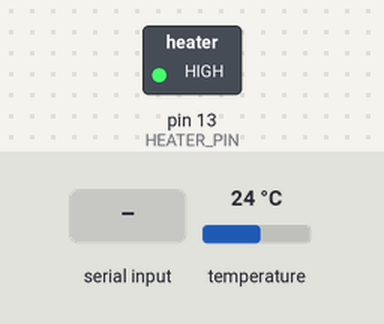
Bench run of a sketch on a simulated Arduino Uno, built with avr-gcc and run on an emulated ATmega328P. Parts: switched loads named in the sketch (green lamp = pin HIGH). The inputs (shaded band) are chosen by the test bench; at power-on: temperature 24 °C. EEPROM starts erased; what the sketch prints to the serial monitor is not drawn.

Above: at 1.2 s.
1.3 s: "AUTOTUNE\n" received over Serial
4.2 s: "PI\n" received over Serial
8.2 s: "STOP\n" received over Serial
At 9.9 s:
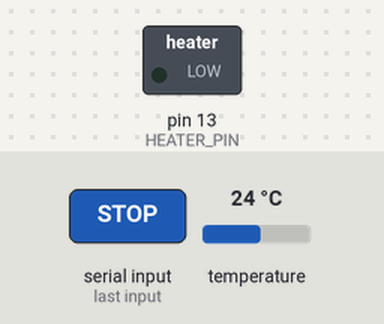
11.1 s: "S90\n" received over Serial
At 13.1 s:
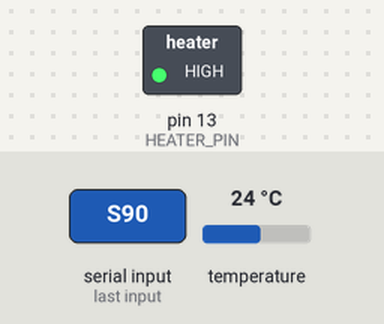
13.7 s: "S,45\n" received over Serial
Timing chart, 0 to 16.7 s (numbered marks = the images above; inputs shaded):
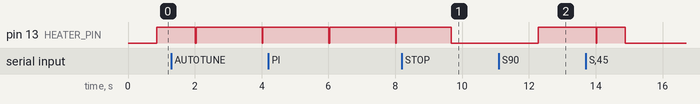

Measured:
- after the input at 11.1 s, pin 13 (HEATER_PIN): LOW → HIGH after 1.2 s
- by itself, pin 13 (HEATER_PIN): alternates HIGH for 2.0 s and LOW for 0.02 s

The sketch:

pid_autotune.ino
```cpp
#include <OneWire.h>
#include <DallasTemperature.h>
#include <TimerOne.h>
#include <EEPROM.h>

// Pin definitions
#define ONE_WIRE_BUS 9
#define HEATER_PIN 13

// Control parameters
float tempSetpoint = 75.0;   // Now a variable instead of a constant
#define KP 10.0
#define KI 2.0
#define SAMPLE_TIME 0.1

// EEPROM addresses
#define ADDR_AUTOTUNE_DONE 0
#define ADDR_DELAY_TIME 1
#define ADDR_RISE_TIME 5
#define ADDR_PEAK_TIME 9
#define ADDR_SETTLE_TIME 13
#define ADDR_SETPOINT 17     // EEPROM address for setpoint (4 bytes for float)

OneWire oneWire(ONE_WIRE_BUS);
DallasTemperature sensors(&oneWire);

// Volatile variables for interrupt
volatile byte heaterDutyCycle = 0;
volatile byte counter = 0;

// Control variables
float integralError = 0.0;
bool autotuneRunning = false;
bool autotuneDone = false;
bool systemRunning = true;   // Tracks system state

// Autotune timing variables
unsigned long delayTime = 0;    // Time to reach 50% of setpoint
unsigned long riseTime = 0;     // Time to reach setpoint
unsigned long peakTime = 0;     // Time to reach peak overshoot
unsigned long settleTime = 0;   // Time for 3 cycles completion
unsigned long autotuneStartTime = 0;
float peakTemp = 0.0;
int cycleCount = 0;
bool prevBelowSetpoint = true;

// Ziegler-Nichols variables
float overshoot = 0.0;
float Ku = 0.0;
float Tu = 0.0;
float calculatedKp = 0.0;
float calculatedKi = 0.0;
float calculatedKd = 0.0;

// Serial command buffer
String serialCommand = "";

void setup() {
  Serial.begin(9600);
  sensors.begin();

  pinMode(HEATER_PIN, OUTPUT);
  digitalWrite(HEATER_PIN, LOW);

  Timer1.initialize(20000);
  Timer1.attachInterrupt(timerISR);

  // Load saved autotune state
  autotuneDone = EEPROM.read(ADDR_AUTOTUNE_DONE);
  if (autotuneDone) {
    delayTime = EEPROM.read(ADDR_DELAY_TIME) | (EEPROM.read(ADDR_DELAY_TIME + 1) << 8) |
                (EEPROM.read(ADDR_DELAY_TIME + 2) << 16) | (EEPROM.read(ADDR_DELAY_TIME + 3) << 24);
    riseTime = EEPROM.read(ADDR_RISE_TIME) | (EEPROM.read(ADDR_RISE_TIME + 1) << 8) |
               (EEPROM.read(ADDR_RISE_TIME + 2) << 16) | (EEPROM.read(ADDR_RISE_TIME + 3) << 24);
    peakTime = EEPROM.read(ADDR_PEAK_TIME) | (EEPROM.read(ADDR_PEAK_TIME + 1) << 8) |
               (EEPROM.read(ADDR_PEAK_TIME + 2) << 16) | (EEPROM.read(ADDR_PEAK_TIME + 3) << 24);
    settleTime = EEPROM.read(ADDR_SETTLE_TIME) | (EEPROM.read(ADDR_SETTLE_TIME + 1) << 8) |
                (EEPROM.read(ADDR_SETTLE_TIME + 2) << 16) | (EEPROM.read(ADDR_SETTLE_TIME + 3) << 24);
  }

  // Load last setpoint from EEPROM
  EEPROM.get(ADDR_SETPOINT, tempSetpoint);
  if (isnan(tempSetpoint) || tempSetpoint < 0 || tempSetpoint > 100) {
    tempSetpoint = 75.0;  // Default if invalid or uninitialized
  }

  Serial.println("System Ready. Type 'AUTOTUNE' to start autotuning, 'PI' for PI control, 'Sxx.x' to set setpoint, 'STOP' or 'H0' to stop.");
}

void timerISR() {
  counter++;
  if (counter < heaterDutyCycle) {
    digitalWrite(HEATER_PIN, HIGH);
  } else {
    digitalWrite(HEATER_PIN, LOW);
  }
  if (counter >= 100) {
    counter = 0;
  }
}

void saveAutotuneValues() {
  EEPROM.write(ADDR_AUTOTUNE_DONE, 1);
  EEPROM.write(ADDR_DELAY_TIME, delayTime & 0xFF);
  EEPROM.write(ADDR_DELAY_TIME + 1, (delayTime >> 8) & 0xFF);
  EEPROM.write(ADDR_DELAY_TIME + 2, (delayTime >> 16) & 0xFF);
  EEPROM.write(ADDR_DELAY_TIME + 3, (delayTime >> 24) & 0xFF);

  EEPROM.write(ADDR_RISE_TIME, riseTime & 0xFF);
  EEPROM.write(ADDR_RISE_TIME + 1, (riseTime >> 8) & 0xFF);
  EEPROM.write(ADDR_RISE_TIME + 2, (riseTime >> 16) & 0xFF);
  EEPROM.write(ADDR_RISE_TIME + 3, (riseTime >> 24) & 0xFF);

  EEPROM.write(ADDR_PEAK_TIME, peakTime & 0xFF);
  EEPROM.write(ADDR_PEAK_TIME + 1, (peakTime >> 8) & 0xFF);
  EEPROM.write(ADDR_PEAK_TIME + 2, (peakTime >> 16) & 0xFF);
  EEPROM.write(ADDR_PEAK_TIME + 3, (peakTime >> 24) & 0xFF);

  EEPROM.write(ADDR_SETTLE_TIME, settleTime & 0xFF);
  EEPROM.write(ADDR_SETTLE_TIME + 1, (settleTime >> 8) & 0xFF);
  EEPROM.write(ADDR_SETTLE_TIME + 2, (settleTime >> 16) & 0xFF);
  EEPROM.write(ADDR_SETTLE_TIME + 3, (settleTime >> 24) & 0xFF);
}

void autotune(float temperature) {
  unsigned long currentTime = millis() - autotuneStartTime;

  // Simple on/off control during autotune
  heaterDutyCycle = (temperature < tempSetpoint) ? 100 : 0;

  // Calculate delay time (time to 50% setpoint)
  if (!delayTime && temperature >= tempSetpoint * 0.5) {
    delayTime = currentTime;
  }

  // Calculate rise time (time to setpoint)
  if (!riseTime && temperature >= tempSetpoint) {
    riseTime = currentTime;
  }

  // Track peak overshoot
  if (temperature > peakTemp) {
    peakTemp = temperature;
    peakTime = currentTime;
    if (peakTemp > tempSetpoint) {
      overshoot = peakTemp - tempSetpoint;
    }
  }

  // Count cycles (crossings of setpoint)
  bool currentBelowSetpoint = temperature < tempSetpoint;
  if (prevBelowSetpoint != currentBelowSetpoint) {
    cycleCount++;
    prevBelowSetpoint = currentBelowSetpoint;
  }

  // Check for 3 cycles completion
  if (cycleCount >= 6) {  // 6 crossings = 3 full cycles
    settleTime = currentTime;
    autotuneRunning = false;
    autotuneDone = true;

    // Calculate Ziegler-Nichols parameters
    Ku = 4 * 100 / (3.14 * overshoot);  // Ultimate gain adjusted for 0-100 scale
    Tu = (float)(settleTime - riseTime) / 3.0;  // Average period of 3 cycles

    // Ziegler-Nichols PI tuning
    calculatedKp = 0.45 * Ku;          // PI tuning rule
    calculatedKi = 0.54 * Ku / Tu;     // PI tuning rule
    calculatedKd = 0.0;                // Not using D term

    saveAutotuneValues();

    Serial.println("Autotune Complete!");
    Serial.print("Delay Time: "); Serial.print(delayTime); Serial.println("ms");
    Serial.print("Rise Time: "); Serial.print(riseTime); Serial.println("ms");
    Serial.print("Peak Time: "); Serial.print(peakTime); Serial.println("ms");
    Serial.print("Settle Time: "); Serial.print(settleTime); Serial.println("ms");
    Serial.print("Overshoot: "); Serial.print(overshoot); Serial.println("C");
    Serial.print("Ku: "); Serial.print(Ku); Serial.println();
    Serial.print("Tu: "); Serial.print(Tu); Serial.println("ms");
    Serial.print("Calculated Kp: "); Serial.print(calculatedKp); Serial.println();
    Serial.print("Calculated Ki: "); Serial.print(calculatedKi); Serial.println();
  }
}

void checkSerialCommand() {
  while (Serial.available()) {
    char c = Serial.read();
    if (c == '\n') {
      serialCommand.trim();
      if (serialCommand.equalsIgnoreCase("AUTOTUNE") && !autotuneRunning) {
        systemRunning = true;  // Ensure system runs
        autotuneRunning = true;
        autotuneDone = false;
        autotuneStartTime = millis();
        delayTime = 0;
        riseTime = 0;
        peakTime = 0;
        settleTime = 0;
        peakTemp = 0.0;
        cycleCount = 0;
        integralError = 0.0;
        overshoot = 0.0;
        Serial.println("Autotune Started via serial");
      } else if (serialCommand.equalsIgnoreCase("PI")) {
        systemRunning = true;  // Start or resume system
        autotuneRunning = false;  // Switch to PI control
        Serial.println("Switched to PI control via serial");
      } else if (serialCommand.startsWith("S")) {
        String setpointStr = serialCommand.substring(1);
        tempSetpoint = setpointStr.toFloat();
        EEPROM.put(ADDR_SETPOINT, tempSetpoint);  // Save to EEPROM
        Serial.print("Setpoint changed to ");
        Serial.print(tempSetpoint);
        Serial.println(" via serial");
      } else if (serialCommand.equalsIgnoreCase("STOP") || serialCommand.equalsIgnoreCase("H0")) {
        systemRunning = false;  // Stop the system
        autotuneRunning = false;  // Stop autotune if running
        heaterDutyCycle = 0;  // Immediately turn off heater
        digitalWrite(HEATER_PIN, LOW);
        Serial.println("System stopped via serial");
      }
      serialCommand = "";
    } else {
      serialCommand += c;
    }
  }
}

void loop() {
  // Check for serial commands
  checkSerialCommand();

  sensors.requestTemperatures();
  float temperature = sensors.getTempCByIndex(0);

  if (temperature != DEVICE_DISCONNECTED_C) {
    if (systemRunning) {
      if (autotuneRunning) {
        autotune(temperature);
      } else {
        // Normal PI control - using calculated values if available
        float kp = (autotuneDone && calculatedKp > 0) ? calculatedKp : KP;
        float ki = (autotuneDone && calculatedKi > 0) ? calculatedKi : KI;

        float error = tempSetpoint - temperature;
        float pTerm = kp * error;
        float iTerm = ki * integralError;

        if (error >= 4) {
          integralError = 0;
        } else {
          integralError += error * SAMPLE_TIME;
          iTerm = ki * integralError;
        }

        float controlOutput = pTerm + iTerm;
        heaterDutyCycle = constrain(controlOutput, 0, 100);
      }
    } else {
      heaterDutyCycle = 0;
      digitalWrite(HEATER_PIN, LOW);  // Ensure heater is off when system is stopped
    }

    // Serial output with setpoint included
    Serial.print("Setpoint: "); Serial.print(tempSetpoint);
    Serial.print(", Temp: "); Serial.print(temperature);
    Serial.print(" C, Duty: "); Serial.print(heaterDutyCycle);
    Serial.print("%, Mode: "); Serial.print(systemRunning ? (autotuneRunning ? "AUTOTUNE" : "PI") : "STOPPED");
    if (autotuneDone) {
      Serial.print(", DT: "); Serial.print(delayTime);
      Serial.print(", RT: "); Serial.print(riseTime);
      Serial.print(", PT: "); Serial.print(peakTime);
      Serial.print(", ST: "); Serial.print(settleTime);
      Serial.print(", Kp: "); Serial.print(calculatedKp);
      Serial.print(", Ki: "); Serial.print(calculatedKi);
    }
    Serial.println();
  } else {
    Serial.println("Error: Could not read temperature data");
    heaterDutyCycle = 0;
    digitalWrite(HEATER_PIN, LOW);
    integralError = 0.0;
    autotuneRunning = false;
  }

  delay(100);
}
```
